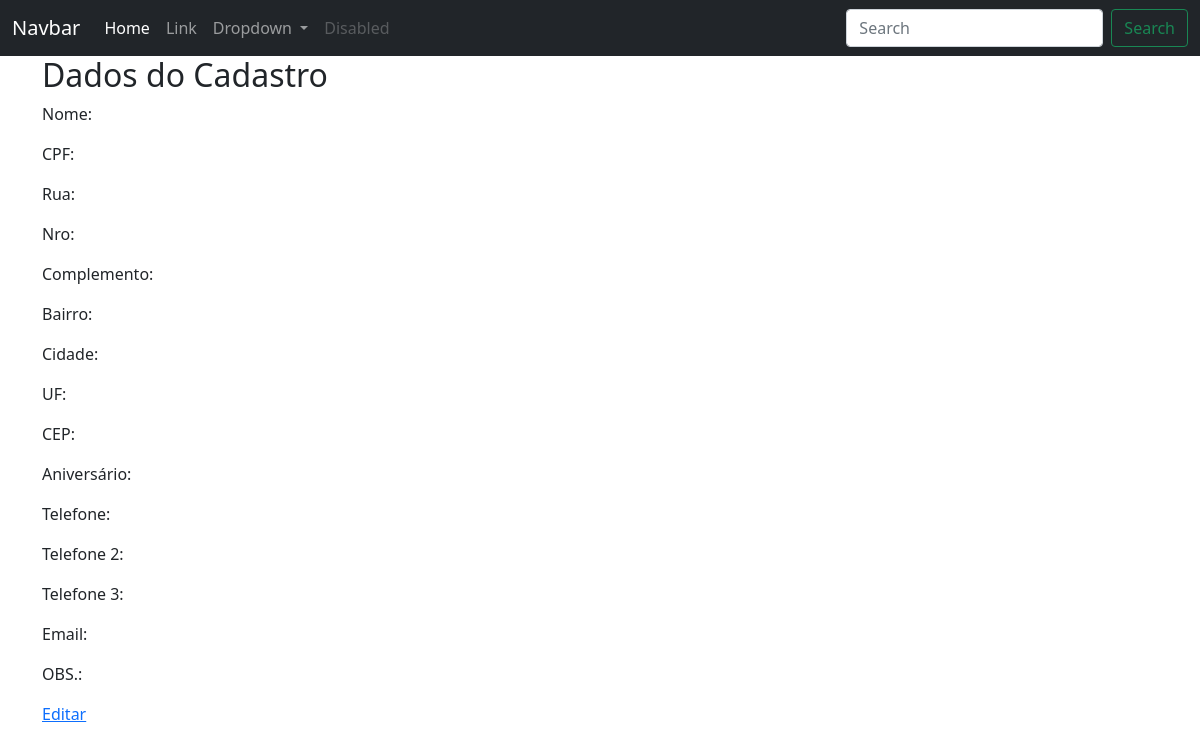
Before: /clientesfornecedores/cpf/2 (signed in) with the older database file.
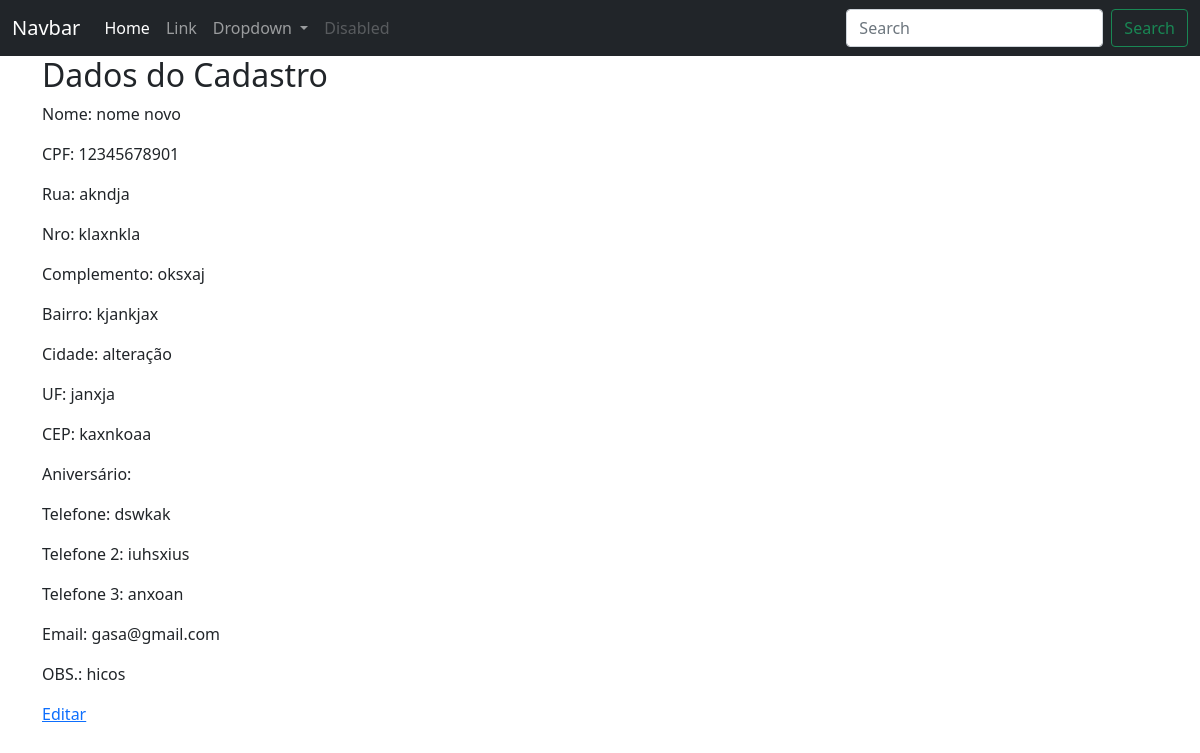
After: the same page with the newer database file.
### ERP/models.py (models this page shows)
class ClientesFornecedores(database.Model):
    __tablename__ ='clientes_fornecedores'
    id = database.Column(database.Integer, primary_key=True)
    nome_fantasia = database.Column(database.String(500))
    razao_social = database.Column(database.String(500))
    cnpj = database.Column(database.String(20), unique=True)
    rua = database.Column(database.String(100))
    complemento = database.Column(database.String(70))
    nro = database.Column(database.String(20))
    bairro = database.Column(database.String(70))
    cidade = database.Column(database.String(70))
    uf = database.Column(database.String(2))
    cep = database.Column(database.String(15))
    data_fundacao = database.Column(database.Date)
    cpf = database.Column(database.String(20), unique=True)
    nome = database.Column(database.String(100))
    telefone = database.Column(database.String(20))
    telefone2 = database.Column(database.String(20))
    telefone3 = database.Column(database.String(20))
    email = database.Column(database.String(100))
    data_aniversario = database.Column(database.Date)
    obs = database.Column(database.Text)
    data_cadastro = database.Column(database.DateTime, default=datetime.utcnow())
    tipo_cadastro = database.Column(database.Integer, database.ForeignKey('tipos_cadastro.id'), nullable=False)
    id_usuario_cadastro = database.Column(database.Integer, database.ForeignKey('usuarios.id'), nullable=False)

### ERP/routes.py (the view)
@app.route('/clientesfornecedores/<tipo_emp>/<cliente_fornecedor_id>')
@login_required
def clientes_fornecedor_cpf_cnpj(cliente_fornecedor_id, tipo_emp):
    cliente_fornecedor = ClientesFornecedores.query.get(cliente_fornecedor_id)
    if tipo_emp == 'cnpj':
        return render_template('cliente_fornecedor_cnpj.html', cliente_fornecedor=cliente_fornecedor)
    else:
        return render_template('cliente_fornecedor_cpf.html', cliente_fornecedor=cliente_fornecedor)

### ERP/routes.py (called while the page is built)
@login_manager.user_loader
def load_user(user_id):
    return Usuarios.query.get(int(user_id))

### ERP/templates/cliente_fornecedor_cpf.html (shortened to what this page needs)
{% include 'base.html' %}
{% block content %}
    <div class="container">
        <h2>Dados do Cadastro</h2>
        <p>Nome: {{ cliente_fornecedor.nome }}</p>
        <p>CPF: {{ cliente_fornecedor.cpf }}</p>
        <p>Rua: {{ cliente_fornecedor.rua }}</p>
        <p>Nro: {{ cliente_fornecedor.nro }}</p>
        <p>Complemento: {{ cliente_fornecedor.complemento }}</p>
        <p>Bairro: {{ cliente_fornecedor.bairro }}</p>
        <p>Cidade: {{ cliente_fornecedor.cidade }}</p>
        <p>UF: {{ cliente_fornecedor.uf }}</p>
        <p>CEP: {{ cliente_fornecedor.cep }}</p>
        <p>Aniversário: {{ cliente_fornecedor.aniversario }}</p>
        <p>Telefone: {{ cliente_fornecedor.telefone }}</p>
        <p>Telefone 2: {{ cliente_fornecedor.telefone2 }}</p>
        <p>Telefone 3: {{ cliente_fornecedor.telefone3 }}</p>
        <p>Email: {{ cliente_fornecedor.email }}</p>
        <p>OBS.: {{ cliente_fornecedor.obs }}</p>
        <a href="{{ url_for('edicao_clientes_fornecedores' , tipo_emp='cpf', cliente_fornecedor_id=cliente_fornecedor.id) }}">Editar</a>
    </div>
{% endblock %}

### ERP/templates/base.html (shortened to what this page needs)
<!doctype html>
<html lang="pt-BR">
  <head>
    <link href="https://cdn.jsdelivr.net/npm/bootstrap@5.0.2/dist/css/bootstrap.min.css" rel="stylesheet">
  </head>
  <body>
    {% include 'navbar.html' %}
  </body>
</html>

### ERP/templates/navbar.html (shortened to what this page needs)
<nav class="navbar navbar-expand-lg navbar-dark bg-dark">
  <div class="container-fluid">
    <a class="navbar-brand" href="#">Navbar</a>
    <div class="collapse navbar-collapse" id="navbarSupportedContent">
      <ul class="navbar-nav me-auto mb-2 mb-lg-0">
        <li class="nav-item">
          <a class="nav-link active" aria-current="page" href="#">Home</a>
        </li>
        <li class="nav-item">
          <a class="nav-link" href="#">Link</a>
        </li>
        <li class="nav-item dropdown">
          <a class="nav-link dropdown-toggle" href="#" id="navbarDropdown" role="button" data-bs-toggle="dropdown" aria-expanded="false">
            Dropdown
          </a>
        </li>
        <li class="nav-item">
          <a class="nav-link disabled" href="#" tabindex="-1" aria-disabled="true">Disabled</a>
        </li>
      </ul>
      <form class="d-flex">
        <input class="form-control me-2" type="search" placeholder="Search" aria-label="Search">
        <button class="btn btn-outline-success" type="submit">Search</button>
      </form>
    </div>
  </div>
</nav>

Changed rows visible on the page:
added ClientesFornecedores: nome "nome novo", cpf "12345678901", rua "akndja", nro "klaxnkla", complemento "oksxaj", bairro "kjankjax", cidade "alteração", uf "janxja", cep "kaxnkoaa", telefone "dswkak", telefone2 "iuhsxius", telefone3 "anxoan", email "gasa@gmail.com", obs "hicos"
